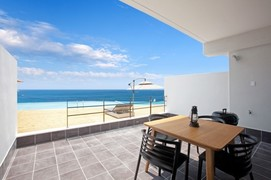
%> input picture Computer_vision_and_Visual_special_effects/Warping/seaside.jpg, 271 x 180 px
$ octave forward_and_inverse_warphing_using_fomula.m   (GNU Octave 9; MATLAB toolbox functions it lacks are replaced by stand-ins)
%> lines starting %> are read from the running program, lines starting %| are printed output that depends on the picture; in (x1, y1, x2, y2) boxes, pixels count from 0 and x2, y2 are one past the last pixel; in counts of white or black regions, pixels touching at a corner belong together; the program's own positions count from 1
clc;
clear all;

img = imread('seaside.jpg');
%> img is the input picture: size 180x271x3 uint8; mean R, G, B 148.3, 162.4, 178.1

[h w c] = size(img);
%> h = 180; w = 271; c = 3

x_scale = 0.5;
y_scale = 2;

x_trans = 40;
y_trans = 20;

theta = 45;
rad = theta * 3.141592 / 180;

x_min = 0;
y_min = 0;

for i = 1 : h
    for j = 1 : w
        scl_img(round(i*y_scale), round(j*x_scale), :) = img(i, j, :);

        rot_x = round(j*cos(rad) - i*sin(rad));
        if rot_x < x_min
            x_min = rot_x;
        end

        rot_y = round(j*sin(rad) + i*cos(rad));
        if rot_y < y_min
            y_min = rot_y;
        end

        trans_img(i+y_trans, j+x_trans, :) = img(i, j, :);
    end
end
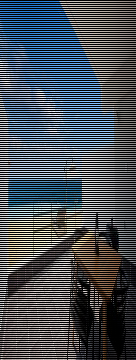
%> scl_img: size 360x136x3 uint8; mean R, G, B 74, 81, 88.8
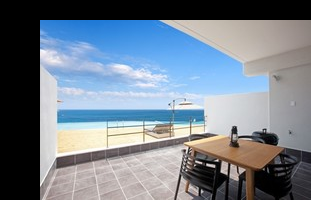
%> trans_img: size 200x311x3 uint8; mean R, G, B 116.3, 127.4, 139.7
%> after the loop, x_min = -127; y_min = 0

for i = 1 : h
    for j = 1 : w
        rot_x = round(j*cos(rad) - i*sin(rad));
        rot_y = round(j*sin(rad) + i*cos(rad));
        rot_img(rot_y - y_min + 1, rot_x - x_min + 1 , :) = img(i, j, :);
    end
end
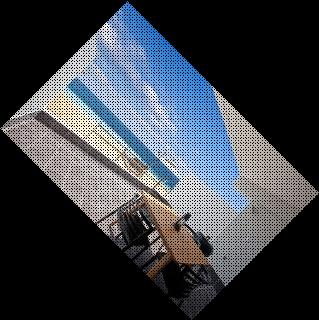
%> rot_img: size 320x319x3 uint8; mean R, G, B 58.8, 64.4, 70.6

figure(1),
subplot(1, 4, 1), imshow(img), title('original');
subplot(1, 4, 2), imshow(scl_img), title('scale');
subplot(1, 4, 3), imshow(rot_img), title('rotation');
subplot(1, 4, 4), imshow(trans_img), title('translation');

[h2 w2 c2] = size(scl_img);
%> h2 = 360; w2 = 136; c2 = 3
if mod(h, 2) ~= 0
    h2 = h2 - 1;
end
if mod(w, 2) ~= 0
    w2 = w2 - 1;
%> w2 = 135
end

for i = 1 : h2
    for j = 1 : w2
        scl_img(i, j, :) = img(ceil(i/y_scale), ceil(j/x_scale), :);
    end
end
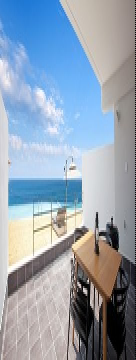
%> scl_img: size 360x136x3 uint8; mean R, G, B 147.6, 161.7, 177.2

[h2 w2 c2] = size(rot_img);
%> h2 = 320; w2 = 319

for i = 1 : h2
    for j = 1 : w2
        rot_x = round((i+y_min-1)*cos(rad) + (j+x_min-1)*sin(rad));
        rot_y = round(-(j+x_min-1)*sin(rad) + (i+y_min-1)*cos(rad));
        if 0 < rot_x && rot_x <= w && 0 < rot_y && rot_y <= h
            rot_img(i, j, :) = img(rot_y, rot_x, :);
        end
    end
end
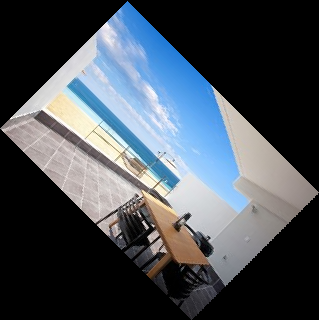
%> rot_img: size 320x319x3 uint8; 11.7% of pixels changed, all inside (x1, y1, x2, y2) = (1, 2, 318, 319)

figure(2),
subplot(1, 3, 1), imshow(img), title('original');
subplot(1, 3, 2), imshow(scl_img), title('inv scale');
subplot(1, 3, 3), imshow(rot_img), title('inv rotation');
